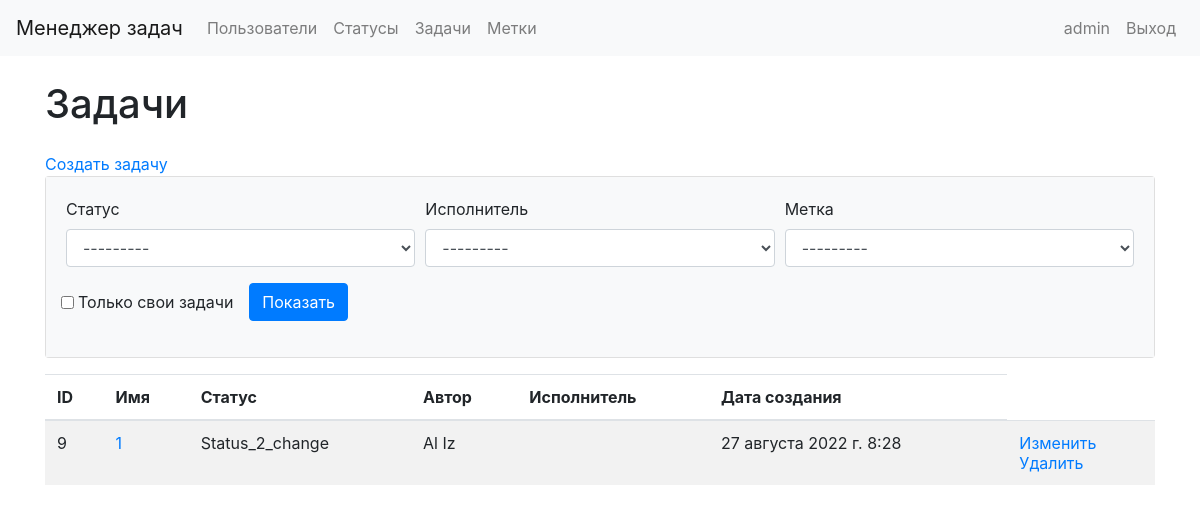
Before: /tasks/ (signed in) with the older database file.
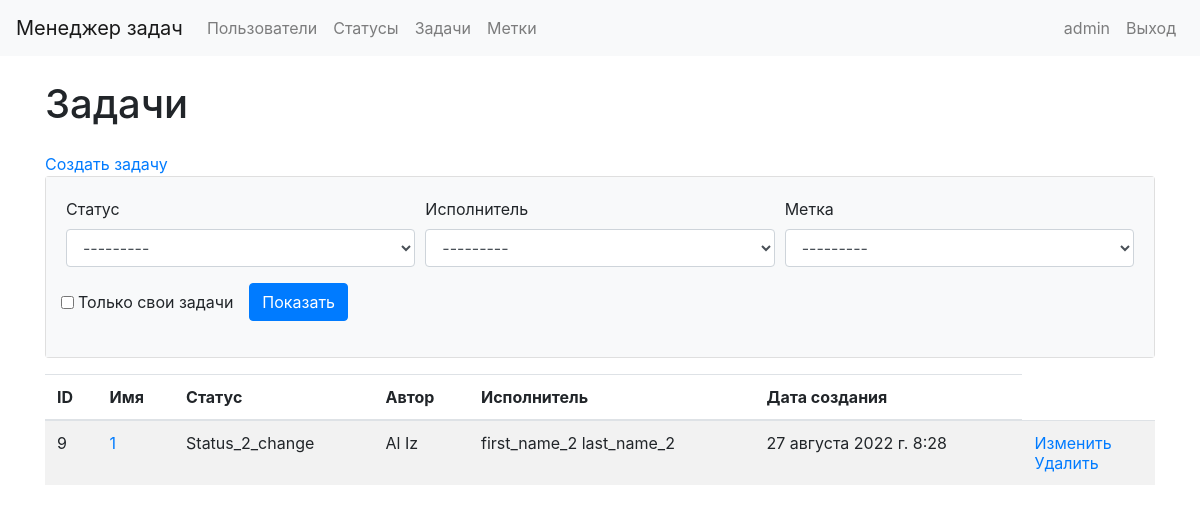
After: the same page with the newer database file.
### task_manager/models.py (models this page shows)
class Task(models.Model):
    author = models.ForeignKey(User, on_delete=models.PROTECT, related_name="author")
    name = models.CharField(max_length=150, unique=True)
    description = models.TextField(max_length=500, blank=True, null=True)
    status = models.ForeignKey(Status, on_delete=models.PROTECT)
    executor = models.ForeignKey(
        User, on_delete=models.PROTECT,
        blank=True,
        null=True,
        related_name="tasks")
    labels = models.ManyToManyField("Label", through="AttachLabelToTask", blank=True)
    time_create = models.DateTimeField(auto_now_add=True)

class Status(models.Model):
    name = models.CharField(max_length=100, unique=True)
    time_create = models.DateTimeField(auto_now_add=True)
    def __str__(self):
        return self.name

### task_manager/views.py (the view)
# urls.py: path('tasks/', views.TaskListWithFilter.as_view(), name='tasks_list'),
class TaskListWithFilter(MyLoginRequiredMixin, FilterView):
    template_name = "tasks_list_with_filter.html"
    filterset_class = TaskFilter

### task_manager/mixins.py (called while the page is built)
    def dispatch(self, request, *args, **kwargs):
        if not request.user.is_authenticated:
            messages.error(request, _("Вы не авторизованы! Пожалуйста, выполните вход."))
            return redirect('user_login')
        return super().dispatch(request, *args, **kwargs)

### task_manager/models.py (called while the page is built)
def get_full_name(self):
    return self.first_name + " " + self.last_name

    def __str__(self):
        return self.name

### task_manager/templates/tasks_list_with_filter.html (shortened to what this page needs)
{% extends "base.html" %}
{% load bootstrap4 %}
{% load i18n %}
{% block content %}
<div class="container wrapper flex-grow-1">
    <h1 class="my-4">{% translate "Задачи" %}</h1>
    <a href="{% url 'tasks_create' %}">{% translate "Создать задачу" %}</a>
    <div class="card mb-3">
        <div class="card-body bg-light">
            <form method="get" class="form-row center">
                <div class="form-group col-md-4">
                    <label for="id_status">{% translate "Статус" %}</label>
                    <select class="form-control" id="id_status", name="status">
                        {% for value, label in filter.form.status.field.choices %}
                            <option value="{{value}}"
                            >{{label}}</option>
                        {% endfor %}
                    </select>
                </div>
                <div class="form-group col-md-4">
                    <label for="id_executor">{% translate "Исполнитель" %}</label>
                    <select class="form-control" id="id_executor", name="executor">
                        {% for value, label in filter.form.executor.field.choices %}
                            <option value="{{value}}"
                            >{{label}}</option>
                        {% endfor %}
                    </select>
                </div>
                <div class="form-group col-md-4">
                    <label for="id_label" class="center">{% translate "Метка" %}</label>
                    <select class="form-control" id="id_label", name="label">
                        {% for value, label in filter.form.label.field.choices %}
                            <option value="{{value}}"
                            >{{label}}</option>
                        {% endfor %}
                    </select>
                </div>
                <div class="form-inline">
                <div class="form-group">
                    <div class="mr-3">
                        <div class="form-check">
                            <input type="checkbox" name="self_tasks" class="form-check-input" id="id_self_tasks"  >
                            <label class="form-check-label" for="id_self_tasks">Только свои задачи</label>
                        </div>
                    </div>
                </div>
                <div class="form-group">
                    <input class="btn btn-primary" type="submit" value="Показать">
                </div>
            </div>
            </form>
        </div>
    </div>
    <table class="table table-striped">
        <thead>
            <tr>
                <th>{% translate "ID" %}</th>
                <th>{% translate "Имя" %}</th>
                <th>{% translate "Статус" %}</th>
                <th>{% translate "Автор" %}</th>
                <th>{% translate "Исполнитель" %}</th>
                <th>{% translate "Дата создания" %}</th>
            </tr>
        </thead>
        <tbody>
            {% for t in filter.qs %}
            <tr>
                <td>{{t.id}}</td>
                <td><a href="{% url 'tasks_detail' pk=t.id %}"> {{t.name}} </a></td>
                <td>{{t.status.name}}</td>
                <td>{{t.author.first_name}} {{t.author.last_name}}</td>
                <td>{{t.executor.first_name}} {{t.executor.last_name}}</td>
                <td>{{t.time_create}}</td>
                <td>
                    <a href="{% url 'tasks_update' pk=t.id %}">{% translate "Изменить" %}</a>
                    <br>
                    <a href="{% url 'tasks_delete' pk=t.id %}">{% translate "Удалить" %}</a>
                </td>
            </tr>
            {% endfor %}
        </tbody>
    </table>
</div>
{% endblock %}

Changed rows visible on the page:
changed Task "Status_2_change": executor.first_name (not shown) → "first_name_2"; executor.last_name (not shown) → "last_name_2"
